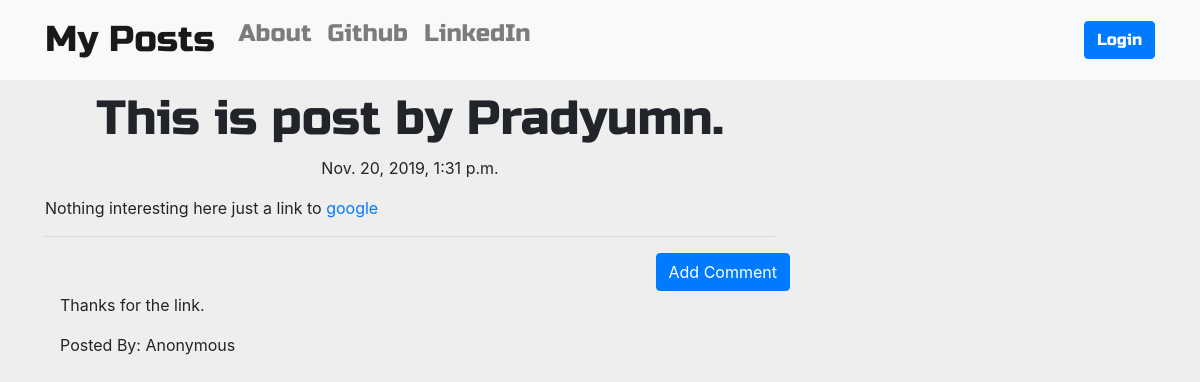
Page /post/9 on the committed database.
### blog/models.py (models this page shows, shortened)
class Post(models.Model):
    author=models.ForeignKey('auth.User',on_delete=models.CASCADE)
    title=models.CharField(max_length=200)
    text=models.TextField()
    create_date=models.DateTimeField(default=timezone.now)
    published_date=models.DateTimeField(blank=True,null=True)

class Comment(models.Model):
    post =models.ForeignKey('blog.Post',on_delete=models.CASCADE,related_name='comments')
    author=models.CharField(max_length=200)
    text =models.TextField()
    create_date=models.DateTimeField(default=timezone.now)
    approved_comment = models.BooleanField(default=False)

### blog/views.py (the view)
# urls.py: re_path('post/(?P<pk>\d+)$',views.PostDetailView.as_view(),name='post_detail'),
class PostDetailView(DetailView):
    model=models.Post

### blog/templates/blog/post_detail.html (shortened to what this page needs)
{% extends 'blog/base.html' %}
{% block content %}
<h1 class="posttitle loader">{{post.title}}</h1>
{% if post.published_date %}
  <div class="date postdate">
    {{post.published_date}}
  </div>
{% else %}
  <a class="btn btn-info" href="{% url 'post_publish' pk=post.pk %}">Publish</a>
{% endif %}
<p class="postcontent" >{{ post.text|safe|linebreaksbr }}</p>
<hr>
<a class="btn btn-primary btn-comment" href="{% url 'add_comment_to_post' pk=post.pk %}">Add Comment</a>
<div class="container">
  {% for comment in post.comments.all %}
  <br>
    {% if user.is_authenticated or comment.approved_comment %}
      <p>{{comment.text|safe|linebreaks}}</p>
      <p>Posted By: {{comment.author}}</p>
    {% endif %}
    {% empty %}
    <p>No Comments</p>
  {% endfor %}
</div>
{% endblock %}

### blog/static/css/blog.css (style rules this page uses)
body { background: #EEEEEE; }
.postdate { text-align: center; }
.posttitle { font-family: 'Russo One', sans-serif; font-size: 3em; text-align: center; }
.postcontent { font-family: 'Montserrat'; font-size: 1.5em; }
.btn-comment { position: absolute; right: 0px; }
.loader { filter:hue-rotate(0deg); color: linear-gradient(45deg,#0f8,#08f); animation:hue 5000ms infinite linear; }

### rows in the picture
Post: title "This is post by Pradyumn.", published_date "Nov. 20, 2019, 1:31 p.m.", text "Nothing interesting here just a link to google"
Comment: text "Thanks for the link.", author "Anonymous"
